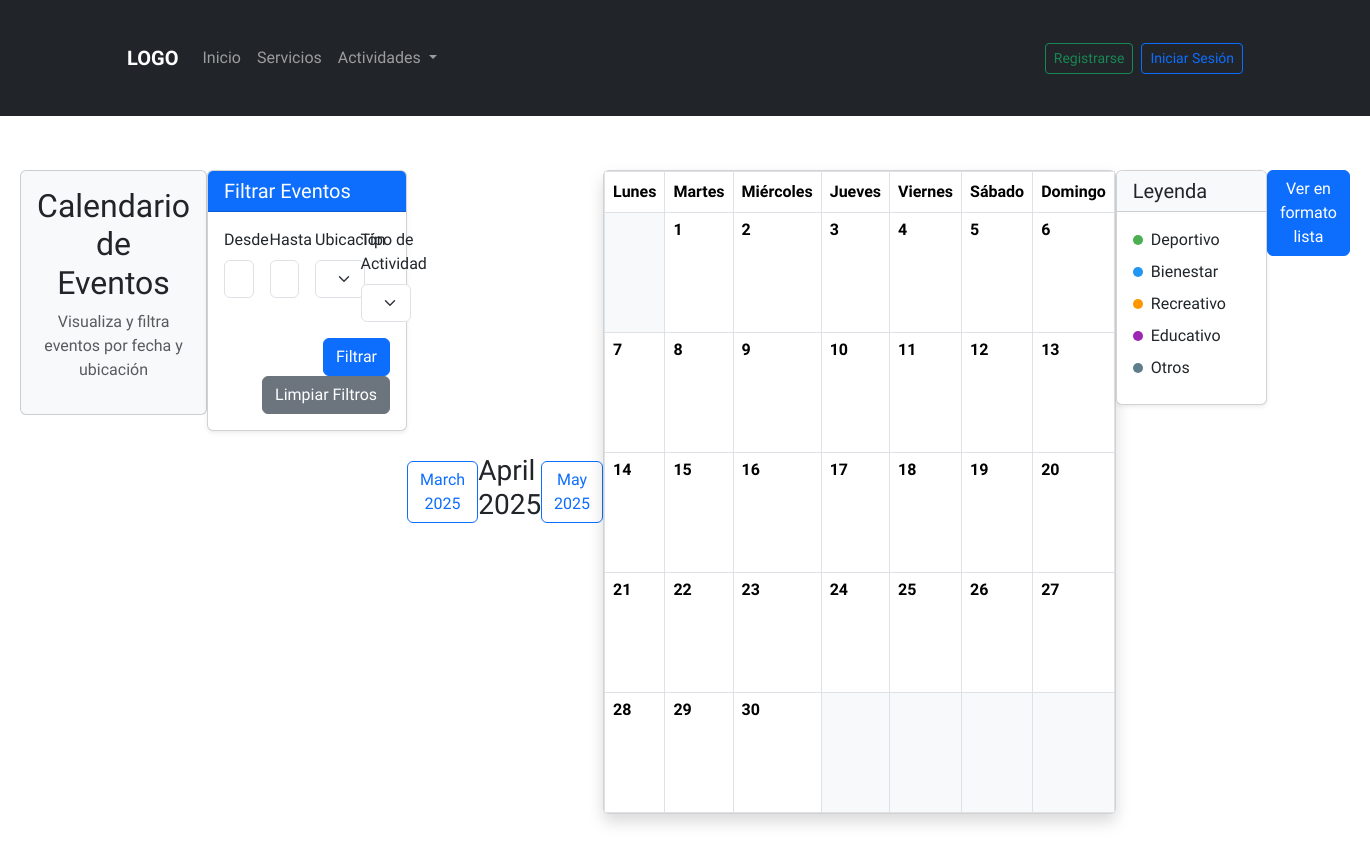
The page /calendario_eventos.php on the database as committed earlier.
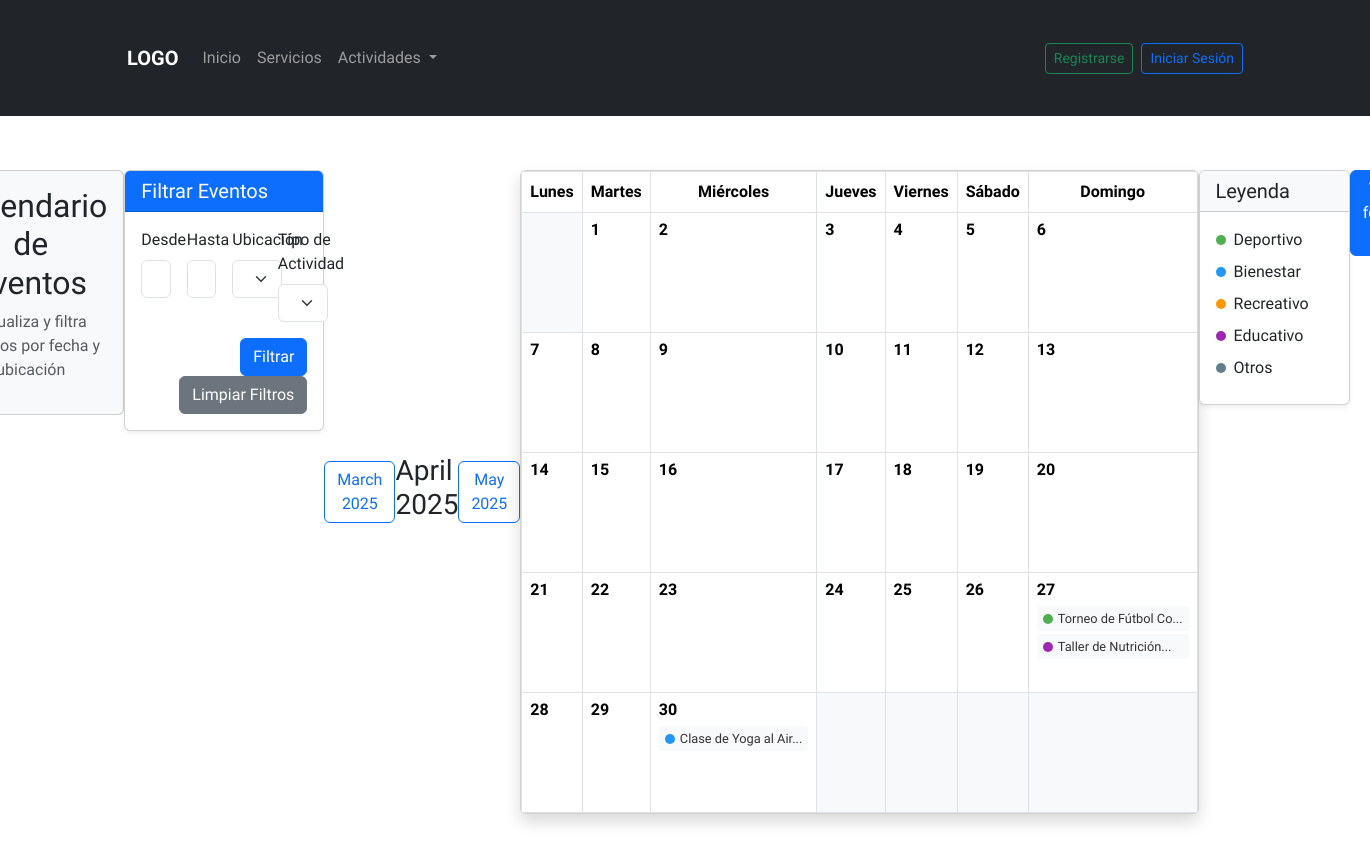
The same page on the database as committed later.
### tables this page shows
CREATE TABLE `eventos` (
  `EVENTO_ID` int(11) NOT NULL,
  `NOMBRE` varchar(100) DEFAULT NULL,
  `FECHA` date DEFAULT NULL,
  `UBICACION` varchar(255) DEFAULT NULL,
  `TIPO_ACTIVIDAD` varchar(100) DEFAULT NULL,
  `DESCRIPCION` varchar(255) DEFAULT NULL,
  `ORGANIZADOR_ID` int(11) DEFAULT NULL
);

### calendario_eventos.php (the view, shortened to what the changed rows need)
<?php
require_once('functions/conexion.php');
require_once('includes/header.php');
$query = "SELECT EVENTO_ID, NOMBRE, FECHA, UBICACION, TIPO_ACTIVIDAD, DESCRIPCION
          FROM eventos
          WHERE 1=1";
$query .= " ORDER BY FECHA ASC";
$stmt = $conexion->prepare($query);
if ($stmt) {
    $stmt->execute();
    $result = $stmt->get_result();
    $eventos = [];
    if ($result && $result->num_rows > 0) {
        while ($evento = $result->fetch_assoc()) {
            $eventos[] = $evento;
        }
    }
} else {
    echo "Error en la consulta: " . $conexion->error;
}
$eventos_por_fecha = [];
foreach ($eventos as $evento) {
    $fecha = new DateTime($evento['FECHA']);
    $año_mes = $fecha->format('Y-m');
    $dia = $fecha->format('d');
    if (!isset($eventos_por_fecha[$año_mes])) {
        $eventos_por_fecha[$año_mes] = [];
    }
    if (!isset($eventos_por_fecha[$año_mes][$dia])) {
        $eventos_por_fecha[$año_mes][$dia] = [];
    }
    $eventos_por_fecha[$año_mes][$dia][] = $evento;
}
$mes_actual = isset($_GET['mes']) ? $_GET['mes'] : date('Y-m');
$fecha_mes = new DateTime($mes_actual . '-01');
$primer_dia_mes = (int)$fecha_mes->format('N');
$dias_mes = (int)$fecha_mes->format('t');
?>
<div class="container mt-4">
    <div class="row mb-4">
        <div class="col-12">
            <div class="card bg-light">
                <div class="card-body">
                    <h2 class="text-center">Calendario de Eventos</h2>
                </div>
            </div>
        </div>
    </div>
    <div class="row mb-4">
        <div class="col-12">
            <div class="card shadow">
                <div class="card-body p-0">
                    <table class="table table-bordered calendar-table mb-0">
                        <thead class="bg-light">
                            <tr>
                                <th class="text-center">Lunes</th>
                                <th class="text-center">Martes</th>
                                <th class="text-center">Miércoles</th>
                                <th class="text-center">Jueves</th>
                                <th class="text-center">Viernes</th>
                                <th class="text-center">Sábado</th>
                                <th class="text-center">Domingo</th>
                            </tr>
                        </thead>
                        <tbody>
                            <?php
                            $semanas = ceil(($primer_dia_mes + $dias_mes - 1) / 7);
                            $dia_contador = 1 - ($primer_dia_mes - 1);
                            for ($semana = 1; $semana <= $semanas; $semana++) {
                                echo '<tr style="height: 120px;">';
                                for ($dia_semana = 1; $dia_semana <= 7; $dia_semana++) {
                                    echo '<td class="position-relative';
                                    if ($dia_contador <= 0 || $dia_contador > $dias_mes) {
                                        echo ' bg-light">';
                                        echo '</td>';
                                    } else {
                                        $tiene_eventos = isset($eventos_por_fecha[$mes_actual][$dia_contador < 10 ? '0' . $dia_contador : $dia_contador]);
                                        if ($tiene_eventos) {
                                            echo ' has-events">';
                                        } else {
                                            echo '">';
                                        }
                                        echo '<div class="date-number">' . $dia_contador . '</div>';
                                        if ($tiene_eventos) {
                                            $eventos_dia = $eventos_por_fecha[$mes_actual][$dia_contador < 10 ? '0' . $dia_contador : $dia_contador];
                                            echo '<div class="events-container">';
                                            foreach ($eventos_dia as $index => $evento) {
                                                echo '<a href="detalle_evento.php?id=' . $evento['EVENTO_ID'] . '" class="event-item" data-bs-toggle="tooltip" title="' . htmlspecialchars($evento['NOMBRE']) . '">';
                                                echo '<div class="event-dot" style="background-color: ' . generarColorPorTipo($evento['TIPO_ACTIVIDAD']) . '"></div>';
                                                echo '<div class="event-title">' . htmlspecialchars(substr($evento['NOMBRE'], 0, 20)) . (strlen($evento['NOMBRE']) > 20 ? '...' : '') . '</div>';
                                                echo '</a>';
                                            }
                                            echo '</div>';
                                        }
                                        echo '</td>';
                                    }
                                    $dia_contador++;
                                }
                                echo '</tr>';
                            }
                            function generarColorPorTipo($tipo) {
                                $colores = [
                                    'Deportivo' => '#4CAF50',
                                    'Bienestar' => '#2196F3',
                                    'Recreativo' => '#FF9800',
                                    'Educativo' => '#9C27B0',
                                ];
                                return isset($colores[$tipo]) ? $colores[$tipo] : '#607D8B';
                            }
                            ?>
                        </tbody>
                    </table>
                </div>
            </div>
        </div>
    </div>
</div>
<?php require_once('includes/footer.php'); ?>

Rows that differ between the two databases and show on the page:
added eventos: NOMBRE "Torneo de Fútbol Co"
added eventos: NOMBRE "Taller de Nutrición"
added eventos: NOMBRE "Clase de Yoga al Air"
